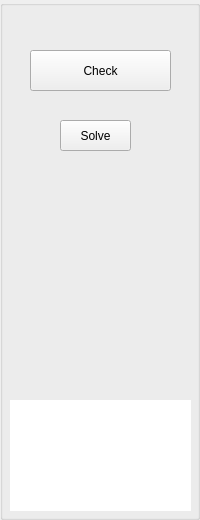
     <widget class="QGroupBox" name="buttonsGroupBox">
      <property name="minimumSize">
       <size>
        <width>20</width>
        <height>0</height>
       </size>
      </property>
      <property name="maximumSize">
       <size>
        <width>200</width>
        <height>16777215</height>
       </size>
      </property>
      <widget class="QPushButton" name="pushButton">
       <property name="geometry">
        <rect>
         <x>60</x>
         <y>120</y>
         <width>71</width>
         <height>31</height>
        </rect>
       </property>
       <property name="text">
        <string>Solve</string>
       </property>
      </widget>
      <widget class="QPushButton" name="pushButton_2">
       <property name="geometry">
        <rect>
         <x>30</x>
         <y>50</y>
         <width>141</width>
         <height>41</height>
        </rect>
       </property>
       <property name="text">
        <string>Check</string>
       </property>
      </widget>
      <widget class="QTextEdit" name="textEdit">
       <property name="geometry">
        <rect>
         <x>10</x>
         <y>400</y>
         <width>181</width>
         <height>111</height>
        </rect>
       </property>
       <property name="frameShape">
        <enum>QFrame::NoFrame</enum>
       </property>
       <property name="cursorWidth">
        <number>0</number>
       </property>
       <property name="textInteractionFlags">
        <set>Qt::TextSelectableByKeyboard|Qt::TextSelectableByMouse</set>
       </property>
      </widget>
     </widget>
